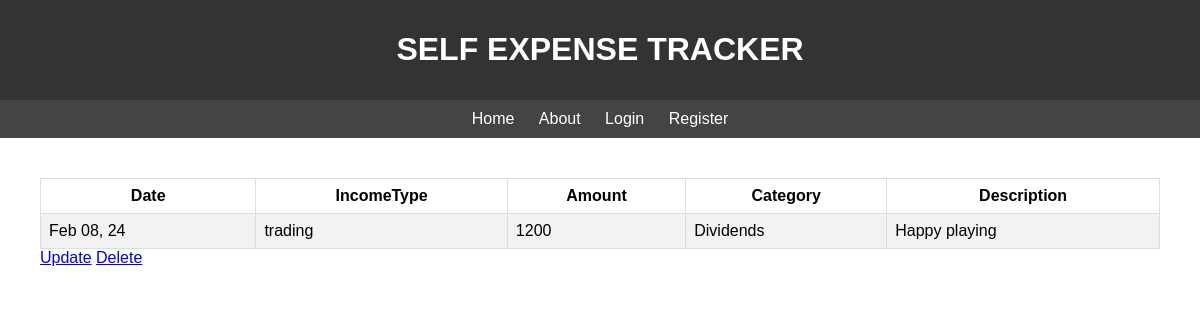
The page /income/4/ on the database as committed earlier.
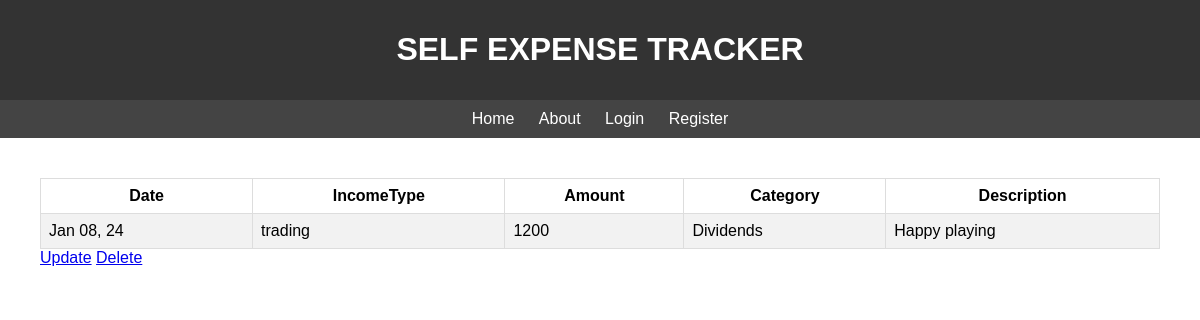
The same page on the database as committed later.
### finance/models.py (models this page shows, shortened)
class Income(models.Model):
    INCOME_CHOICES = [
        ('Salary', 'Salary'),
        ('Sales', 'Sales'),
        ('Dividends', 'Dividends'),
        ('Rental', 'Rental'),
        ('Grants', 'Grants'),
        ('Refunds', 'Refunds'),
        ('Awards', 'Awards'),
        ('Others', 'Others'),
    ]
    user = models.ForeignKey(User, on_delete=models.CASCADE)
    income_type = models.CharField(max_length=25)
    category = models.CharField(max_length=25, choices=INCOME_CHOICES)
    date = models.DateTimeField(default=timezone.now)
    amount = models.IntegerField()
    description = models.TextField(blank=True)

### finance/views.py (the view)
# urls.py: path('income/<int:pk>/', IncomeDetailView.as_view(), name='income-detail'),
class IncomeDetailView(DetailView):
    model = Income

### finance/templates/finance/income_detail.html
{% extends "finance/base.html" %}
{% block content %}
    <table class="b">
        <tr class="c">
            <th>Date</th>
            <th>IncomeType</th>
            <th>Amount</th>
            <th>Category</th>
            <th>Description</th>
        </tr>
        <tr class="d">
            <td>{{ object.date|date:"M d, y" }}</td>
            <td>{{ object.income_type }}</td>
            <td>{{ object.amount }}</td>
            <td>{{ object.category }}</td>
            {% if object.description %}
                <td>{{ object.description }}</td>
            {% endif %}
        </tr>
    </table>
    <a href="{% url 'income-update' object.id %}" class="f">Update</a>
    <a href="{% url 'income-delete' object.id %}" class="f">Delete</a>
{% endblock %}

Rows that differ between the two databases and show on the page:
changed Income "trading": date "Feb 08, 24" → "Jan 08, 24"
